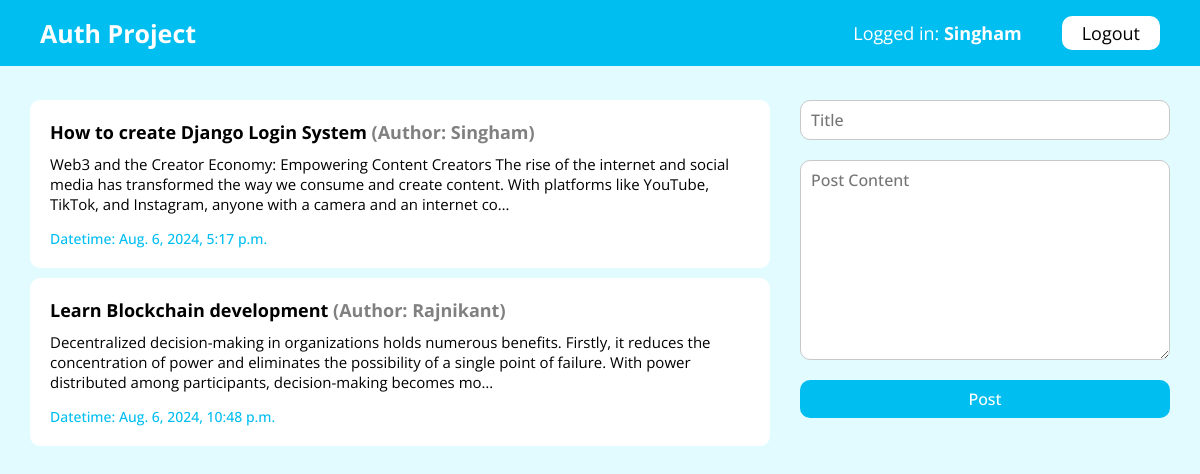
/ (signed in), run on an earlier commit of the app's database.
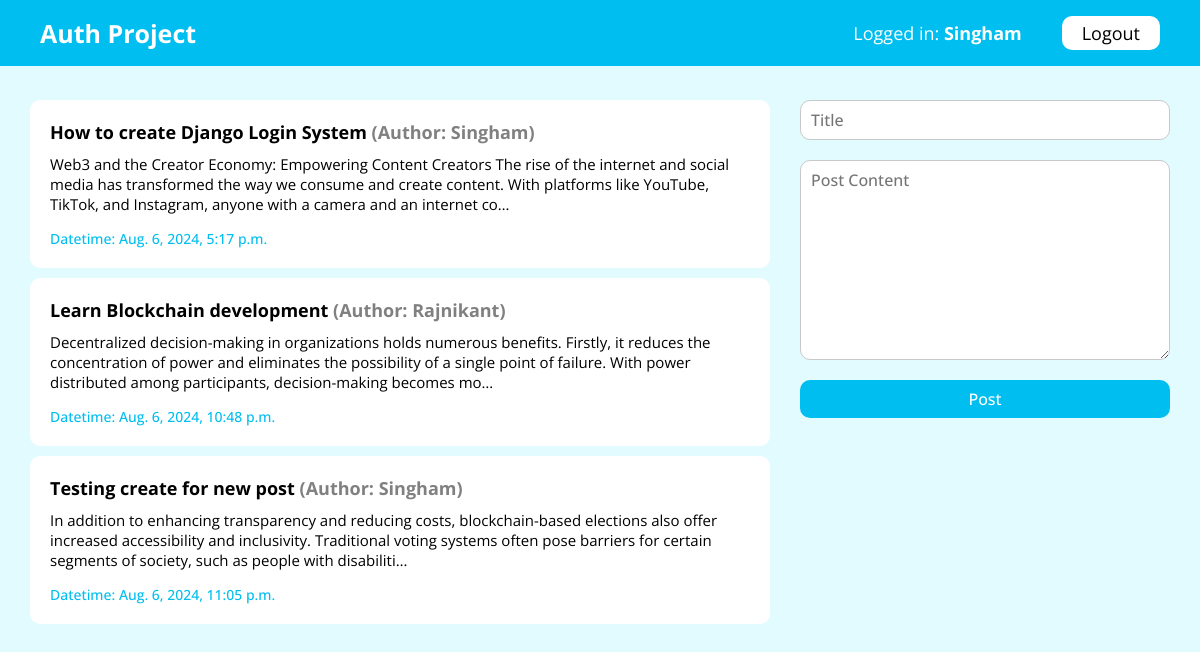
And on a later commit of the database.
### main/models.py (models this page shows, shortened)
class Post(models.Model):
    title = models.CharField(max_length=255)
    content = models.TextField()
    timestamp = models.DateTimeField(default=datetime.now)
    user = models.ForeignKey(User, on_delete=models.CASCADE)

class User(models.Model):
    name = models.CharField(max_length=255)
    email = models.EmailField(unique=True)
    password = models.CharField(max_length=255)

### main/views.py (the view)
# urls.py: path('', views.home),
def home(request):
    if request.session.has_key('logged'):
        email = request.session['logged']
        user = User.objects.get(email=email)
        all_posts = Post.objects.all()
        data = {
            'user': user ,
            'posts': all_posts,
        }
        return render(request, 'main/home.html',data)
    else:
        return redirect('/login/')

### main/templates/main/home.html (shortened to what this page needs)
{% extends "main/base.html" %} {% load static %}  {% block head %}
<link rel="stylesheet" href="{% static 'main/css/home.css' %}" />
{% endblock head %} {% block body %} {% include 'main/navbar.html' %}
<section class="home-container">
  <div class="post-list">
    {% for post in posts %}
    <a class="post-item" href="/post/{{post.id}}/">
      <h3>{{post.title}} <span>(Author: {{post.user.name}})</span></h3>
      <p>{{post.content | truncatechars:250}}</p>
      <h2>Datetime: {{post.timestamp}}</h2>
    </a>
    {% endfor %}
  </div>
  <div class="create-side">
    <form action="/create/" method="post">
      <input type="text" name="title" placeholder="Title" />
      <textarea name="content" placeholder="Post Content"></textarea>
      <button type="submit">Post</button>
    </form>
  </div>
</section>
{% endblock body %}

What changed in the data, as far as the page shows it:
added Post: title "Testing create for new post", user.name "Singham", content "In addition to enhancing transparency and reducing costs, blockchain-based elections also offer increased accessibility and inclusivity. Traditional voting systems often pose barriers for certain segments of society, such as people with disabiliti…", timestamp "Aug. 6, 2024, 11:05 p.m."
